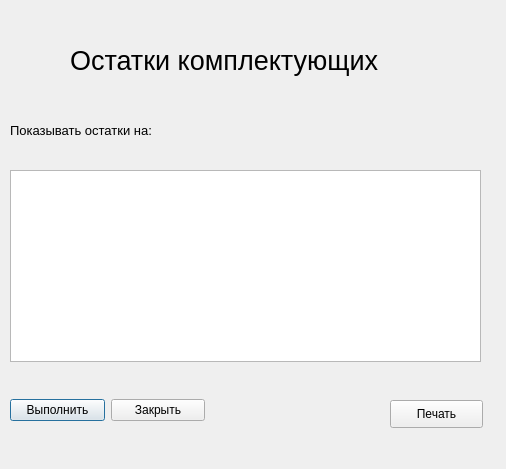
<?xml version="1.0" encoding="UTF-8"?>
<ui version="4.0">
 <class>Dialog</class>
 <widget class="QDialog" name="Dialog">
  <property name="geometry">
   <rect>
    <x>0</x>
    <y>0</y>
    <width>506</width>
    <height>469</height>
   </rect>
  </property>
  <property name="windowTitle">
   <string>Dialog</string>
  </property>
  <widget class="QWidget" name="horizontalLayoutWidget_2">
   <property name="geometry">
    <rect>
     <x>10</x>
     <y>370</y>
     <width>195</width>
     <height>80</height>
    </rect>
   </property>
   <layout class="QHBoxLayout" name="horizontalLayout_2">
    <item>
     <widget class="QPushButton" name="ApplyButton">
      <property name="text">
       <string>Выполнить</string>
      </property>
     </widget>
    </item>
    <item>
     <widget class="QPushButton" name="CloseButton">
      <property name="text">
       <string>Закрыть</string>
      </property>
     </widget>
    </item>
   </layout>
  </widget>
  <widget class="QLabel" name="label">
   <property name="geometry">
    <rect>
     <x>10</x>
     <y>110</y>
     <width>191</width>
     <height>41</height>
    </rect>
   </property>
   <property name="font">
    <font>
     <pointsize>10</pointsize>
    </font>
   </property>
   <property name="text">
    <string>Показывать остатки на:</string>
   </property>
  </widget>
  <widget class="QTableWidget" name="tableWidget">
   <property name="geometry">
    <rect>
     <x>10</x>
     <y>170</y>
     <width>471</width>
     <height>192</height>
    </rect>
   </property>
  </widget>
  <widget class="QPushButton" name="printing">
   <property name="geometry">
    <rect>
     <x>390</x>
     <y>400</y>
     <width>93</width>
     <height>28</height>
    </rect>
   </property>
   <property name="text">
    <string>Печать</string>
   </property>
  </widget>
  <widget class="QLabel" name="label_2">
   <property name="geometry">
    <rect>
     <x>70</x>
     <y>40</y>
     <width>381</width>
     <height>41</height>
    </rect>
   </property>
   <property name="font">
    <font>
     <pointsize>20</pointsize>
    </font>
   </property>
   <property name="text">
    <string>Остатки комплектующих</string>
   </property>
  </widget>
 </widget>
 <resources/>
 <connections/>
</ui>
